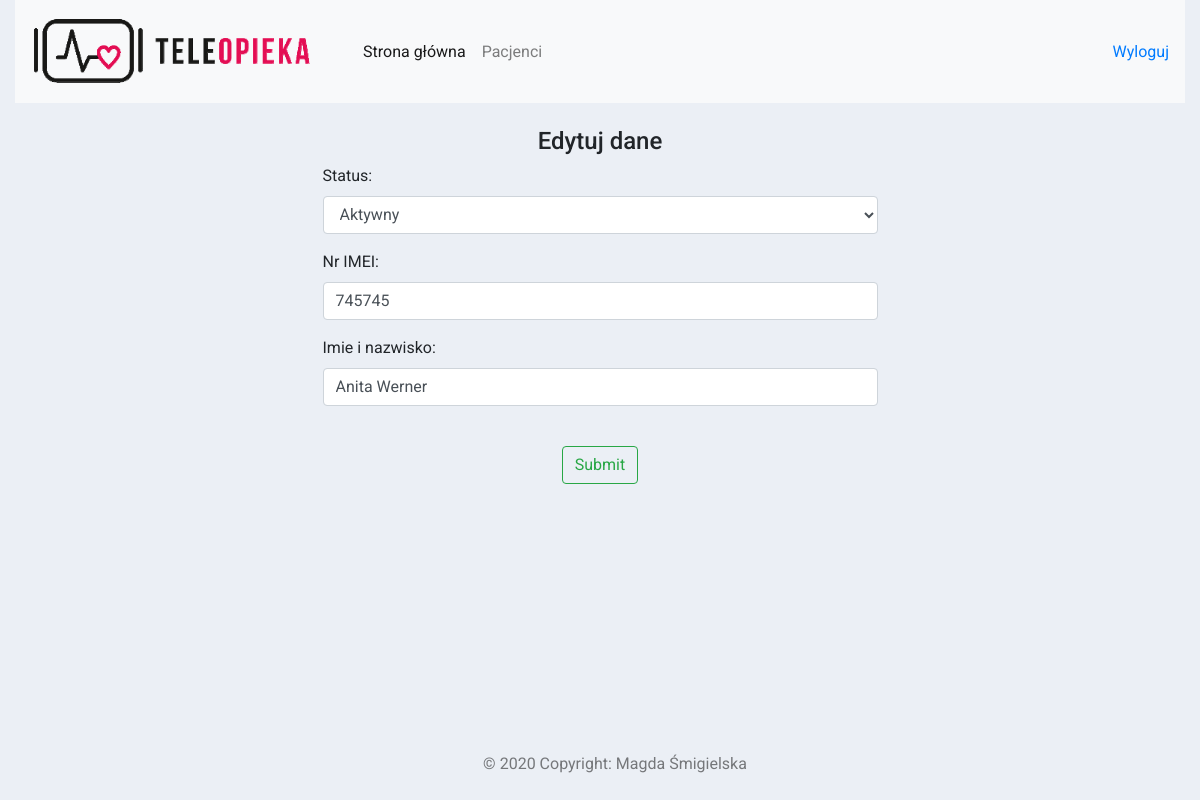
/aktualizuj_pacjenta/4/ (signed in), run on an earlier commit of the app's database.
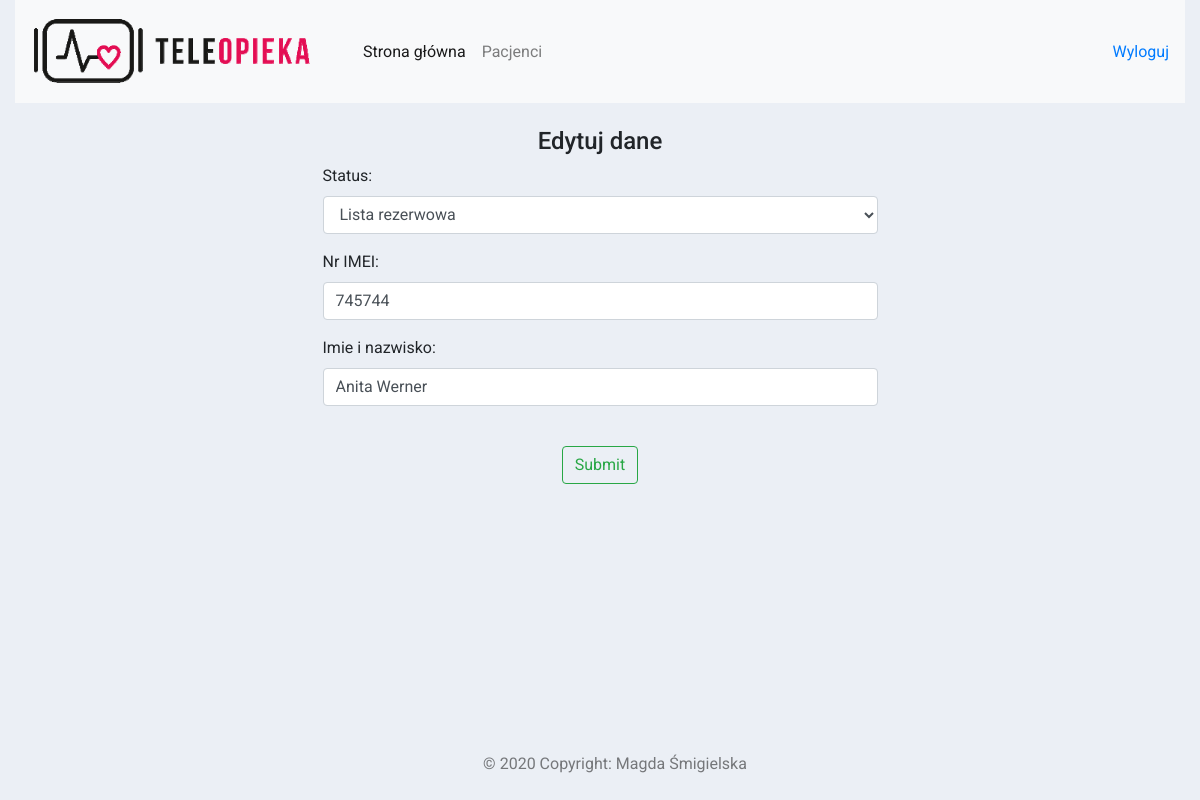
And on a later commit of the database.
### pacjenci/models.py (models this page shows, shortened)
class Pacjent(models.Model):
    class Meta:
        verbose_name_plural = "Pacjenci"
    STATUS = (
        ('Lista rezerwowa', 'Lista rezerwowa'),
        ('Aktywny', 'Aktywny'),
        ('Zmarły', 'Zmarły'),
        ('Rezygnacja', 'Rezygnacja')
    )
    status = models.CharField(max_length=200, null=True, choices=STATUS)
    nr_IMEI = models.CharField(max_length=200, null=True)
    imie_i_nazwisko = models.CharField(max_length=200, null=True)
    dom = models.ForeignKey(Dom, null=True, on_delete=models.SET_NULL)
    data_dodania = models.DateTimeField(auto_now_add=True, null=True)

### pacjenci/views.py (the view)
# urls.py: path('aktualizuj_pacjenta/<str:pk>/', views.aktualizujPacjenta, name="aktualizuj_pacjenta"),
@login_required(login_url='login')
def aktualizujPacjenta(request, pk):
    pacjent = Pacjent.objects.get(id=pk)
    form = DodajPacjenta(instance=pacjent)
    if request.method == 'POST':
        form = DodajPacjenta(request.POST, instance=pacjent)
        if form.is_valid():
            form.save()
            return redirect('/')
    context = {'form': form}
    return render(request, 'pacjenci/dodaj_pacjenta.html', context)

### pacjenci/forms.py
class DodajPacjenta(ModelForm):
    class Meta:
        model = Pacjent
        fields = ['status', 'nr_IMEI', 'imie_i_nazwisko']
        widgets = {
            'status':forms.Select(attrs={'class': 'form-control'}),
            'nr_IMEI': forms.TextInput(attrs={'class': 'form-control'}),
            'imie_i_nazwisko':forms.TextInput(attrs={'class': 'form-control'}),
        }

### pacjenci/templates/pacjenci/dodaj_pacjenta.html (shortened to what this page needs)
{% extends 'pacjenci/main.html' %}
{% load static %}
{% block content %}
<br>
<h4 class="text-center">Edytuj dane</h4>
<div class="offset-3 col-md-6">
    <div class="form-group">
        <form method="POST">
            {{form.as_p}}
            <br>
            <center>
            <input type="submit" class="btn btn-outline-success align-center" name="Zapisz">
            </center>
    </div>
</div>
{% endblock %}

What changed in the data, as far as the page shows it:
changed Pacjent "Anita Werner": status "Aktywny" → "Lista rezerwowa"; nr_IMEI "745745" → "745744"
